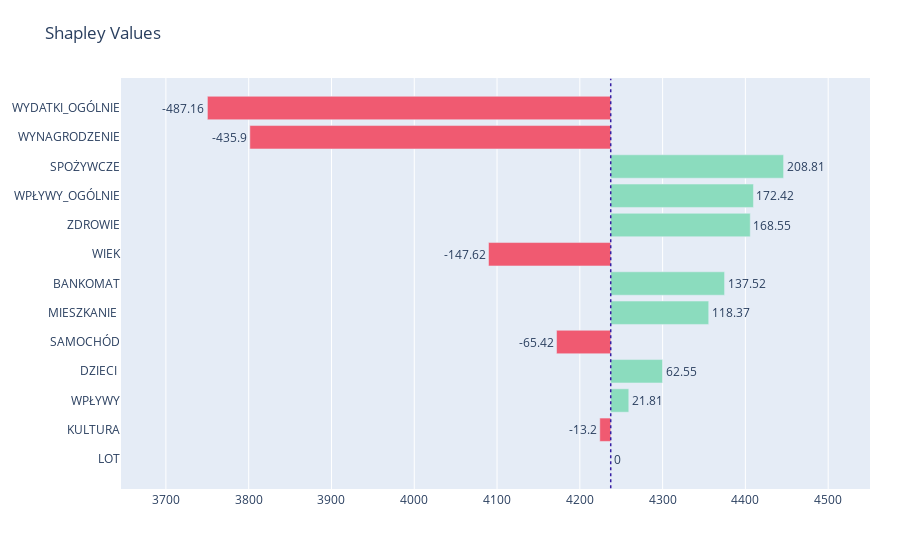

The notebook cell saved with this chart:
### Code cell
group_plot(p4_shap)

### Figure 1 — Plotly figure (JSON) as saved in the notebook; plotly's stock layout.template omitted (floating-point values rounded to 4 significant figures)
{"data": [{"base": 4237.0, "hoverlabel": {"bgcolor": "rgba(0,0,0,0.8)"}, "marker": {"color": ["#f05a71", "#f05a71", "#8bdcbe", "#8bdcbe", "#f05a71", "#8bdcbe", "#8bdcbe", "#f05a71", "#8bdcbe", "#8bdcbe", "#8bdcbe", "#f05a71", "#f05a71"]}, "orientation": "h", "text": [0, -13.2, 21.81, 62.55, -65.42, 118.4, 137.5, -147.6, 168.6, 172.4, 208.8, -435.9, -487.2], "textposition": "outside", "type": "bar", "x": [0, -13.2, 21.81, 62.55, -65.42, 118.4, 137.5, -147.6, 168.6, 172.4, 208.8, -435.9, -487.2], "y": ["LOT", "KULTURA", "WPŁYWY", "DZIECI ", "SAMOCHÓD", "MIESZKANIE ", "BANKOMAT", "WIEK", "ZDROWIE", "WPŁYWY_OGÓLNIE", "SPOŻYWCZE", "WYNAGRODZENIE", "WYDATKI_OGÓLNIE"]}], "layout": {"barmode": "relative", "legend": {"tracegroupgap": 0}, "margin": {"b": 71, "r": 30, "t": 78}, "shapes": [{"line": {"color": "#371ea3", "dash": "dot", "width": 1.5}, "type": "line", "x0": 4237.0, "x1": 4237.0, "xref": "x", "y0": -1, "y1": 13}], "showlegend": false, "title": {"text": "Shapley Values"}, "xaxis": {"anchor": "y", "domain": [0, 1], "range": [3646.0, 4551.0], "showline": true}, "yaxis": {"anchor": "x", "domain": [0, 1]}}}
